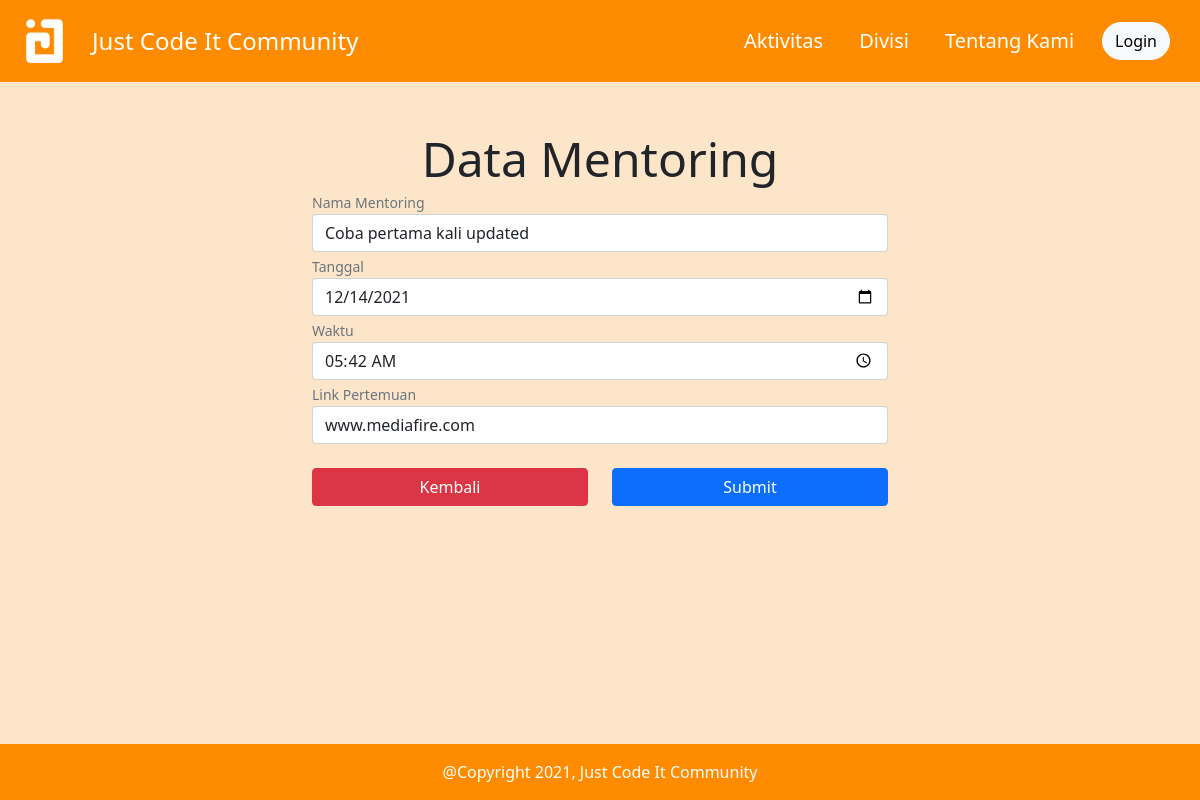
The page /updateMentoring.php?id=4 on the database its author committed.
### tables this page shows
CREATE TABLE `mentoring` (
  `id` int(11) NOT NULL,
  `nama_mentoring` varchar(255) NOT NULL,
  `tanggal` datetime NOT NULL,
  `link` varchar(255) NOT NULL
);

### updateMentoring.php (the view, shortened to what this page needs)
<!DOCTYPE html>
<html lang="en">
<head>
    <?php require("essensial/important.php") ?>
</head>
<body>
    <?php
    require("layout/navbar.php");
    require("essensial/connection.php");
    $id = $_GET['id'];
    $queryMentoring = "SELECT * FROM mentoring WHERE id = $id";
    $hasil = mysqli_query($koneksi, $queryMentoring);
    ?>
    <main class="container w-50">
        <div class="display-5 text-center mt-5">
            Data Mentoring
        </div>
        <form action="query/updateMentoringQuery.php" method="post">
            <?php
            while ($data = mysqli_fetch_array($hasil)) {
                $datetime = new DateTime($data['tanggal']);
                $date = $datetime->format('Y-m-d');
                $time = $datetime->format('H:i:s');
            ?>
                <label for="" class="form-text">Nama Mentoring</label>
                <input type="text" name="nama_mentoring" id="" class="form-control" value="<?= $data['nama_mentoring'] ?>">
                <label for="" class="form-text">Tanggal</label>
                <input type="date" class="form-control" name="tanggal" value="<?= $date ?>">
                <label for="" class="form-text">Waktu</label>
                <input type="time" class="form-control" name="waktu" value="<?= $time ?>">
                <label for="" class="form-text">Link Pertemuan</label>
                <input type="text" name="link" id="" class="form-control" value="<?= $data['link'] ?>">
                <div class="row mt-4">
                    <div class="col">
                        <a href="admin.php">
                            <input type="button" value="Kembali" name="kembali" class="btn btn-danger w-100">
                        </a>
                    </div>
                    <div class="col">
                        <input type="submit" value="Submit" name="submit" class="btn btn-primary w-100">
                    </div>
                </div>
            <?php
            }
            ?>
        </form>
    </main>
    <?php require("layout/footer.php"); ?>
</body>
</html>

### assets/style/index.css (style rules this page uses)
* { box-sizing: border-box; }
body { margin: 0; padding: 0; }
.row { margin-bottom: 16px; }

### updateMentoring.php (style rules this page uses)
body { background-color: #FCE5C9 !important; }

### rows shown on the page
mentoring: nama_mentoring "Coba pertama kali updated", tanggal "12/14/2021", waktu "05:42:00", link "www.mediafire.com"
